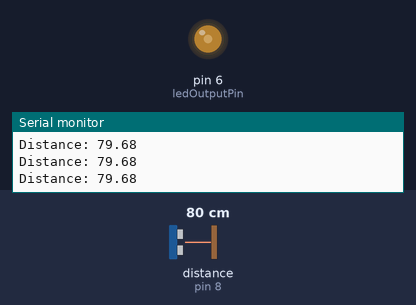
A sketch run on a simulated Arduino Uno, built with avr-gcc and run on an emulated ATmega328P. On the bench: output pins drawn as LEDs (lit = HIGH), the last lines printed to the serial monitor. Wiring (inferred from the names in the program): ultrasonic range finder: trigger pin 12; echo pin 8. Inputs (shaded band) come from the test bench; at power-on: distance to the obstacle (sensor on pin 8) 80 cm. The echo pulse lasts 58.3 µs per cm; pins used as bus, display or sensor lines are not drawn.

Above: at 1.2 s.
1.3 s: distance to the obstacle (sensor on pin 8) set to 120 cm
At 1.8 s:
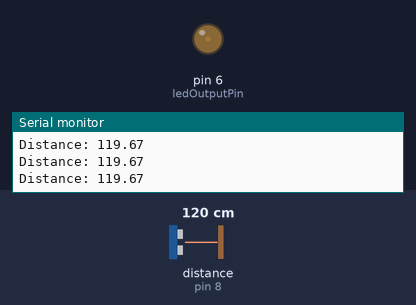
2.8 s: distance to the obstacle (sensor on pin 8) set to 9 cm
At 3.2 s:
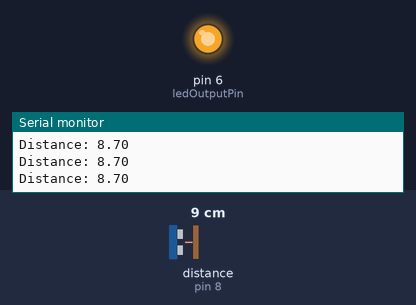
4.3 s: distance to the obstacle (sensor on pin 8) set to 35 cm
At 5.1 s:
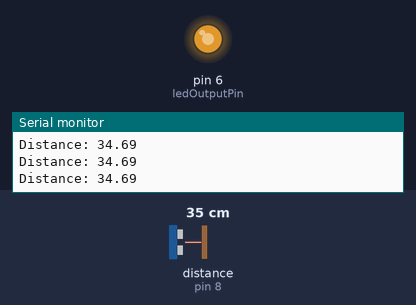
Timing chart, 0 to 7.3 s (numbered marks = the images above; inputs shaded):
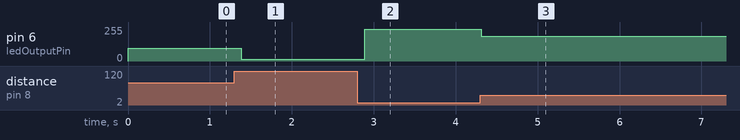

The sketch:

Fade_With_Distance.ino
```cpp
/* Program to fade an led as an object gets away from the sensor
 *
 *PIN Connections

  Ultrasonic sensor-
   # Vcc  --> 5V
   # Trig --> 12
   # Echo --> 8
   # GND  --> GND

 */

const int trigPin = 12;
const int echoPin = 8;

const int ledOutputPin = 6; // Port to which led is connected

//const int speedOfSound = 0.0343;

void setup() {
  Serial.begin(9600);
  // put your setup code here, to run once:
  pinMode(echoPin, INPUT);

  pinMode(trigPin, OUTPUT);
  pinMode(ledOutputPin, OUTPUT);
}

void loop() {
  // put your main code here, to run repeatedly:
  digitalWrite(trigPin, LOW);

  digitalWrite(trigPin, HIGH);
  delayMicroseconds(10);
  digitalWrite(trigPin, LOW);

  float duration = pulseIn(echoPin, HIGH); // duration between time of sending the pulse and receiving it back
  float distance = (0.0343* duration)/2;  // distance between the object and the sensor

  // varying the brghtness based upon distance
  int brightness;
  if(distance <= 127 && distance > 5){
    brightness = 255- 2*distance;
    analogWrite(ledOutputPin, brightness);
  }

  Serial.print("Distance: ");
  Serial.println(distance);

  delay(100);
}
```

Measured:
- after the input at 1.3 s, pin 6 (ledOutputPin): 95/255 → 15/255 after 0.08 s
- after the input at 2.8 s, pin 6 (ledOutputPin): 15/255 → 237/255 after 0.09 s
- after the input at 4.3 s, pin 6 (ledOutputPin): 237/255 → 185/255 at once
